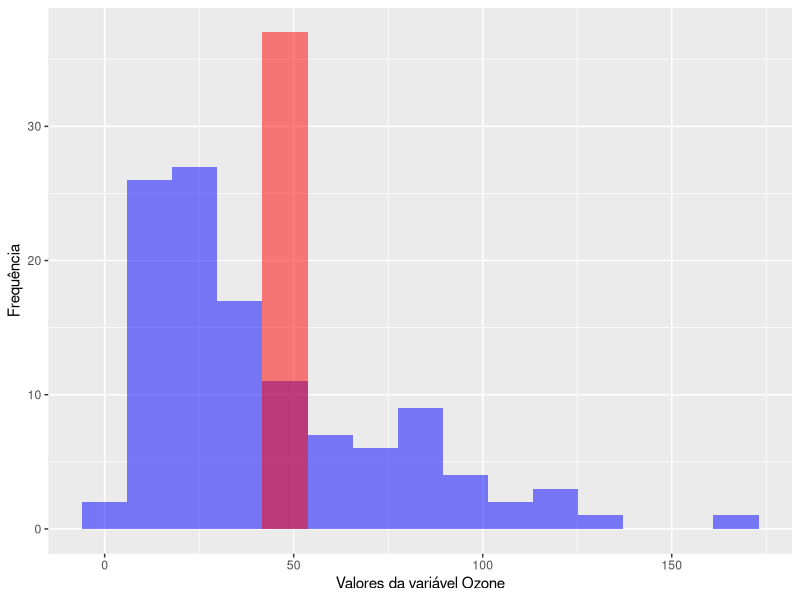
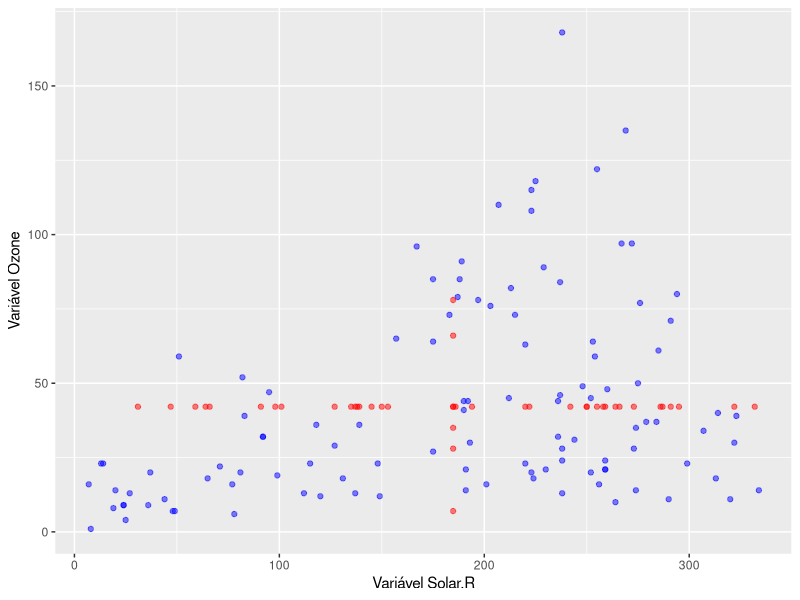
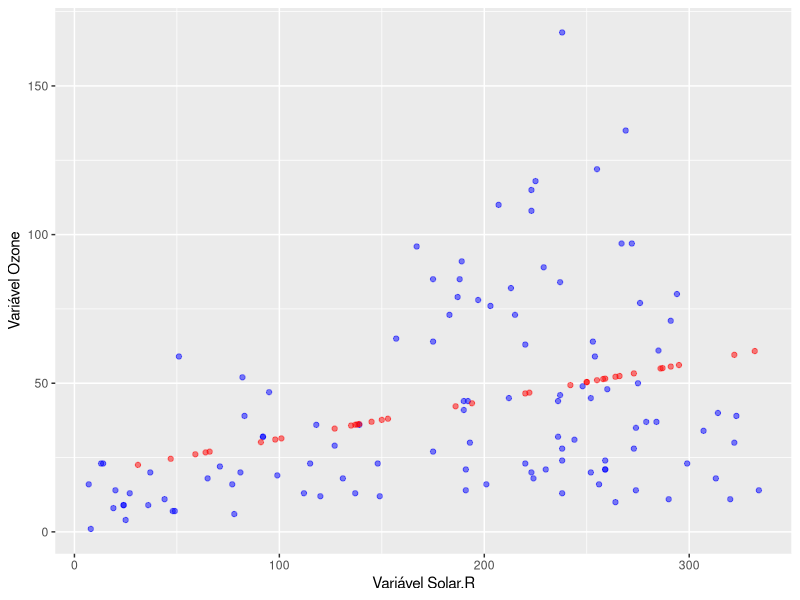

Reproduce these figures in R, in order.
## ---- chunk 1
a <- cor(airquality, use = "pair") 
print(a, digits = 3)
a <-cov(airquality, use = "pair")
print(a,digits = 3)
## ---- chunk 2

library(ggplot2)

dados_observados <- data.frame(observado = na.omit(airquality$Ozone))

num_missing <- sum(is.na(airquality$Ozone))

dados_imputados  <- data.frame(imputado = rep(mean(airquality$Ozone,na.rm=T),
                                              num_missing))

ggplot()+
  geom_histogram(data = dados_observados, aes(x=observado), 
                 bins = 15, fill="blue", alpha = 0.5)+
  geom_histogram(data = dados_imputados, aes(x=imputado),
                 bins = 15, fill = "red", alpha = 0.5)+
  labs(x = "Valores da variável Ozone",
       y = "Frequência")


## ---- chunk 3

library(ggplot2)

dados <- na.omit(airquality[,c("Ozone", "Solar.R")])

dados_observados <- data.frame(dados)

dados_ausentes   <- airquality [is.na(airquality$Ozone) | 
                                is.na(airquality$Solar.R),
                                c("Ozone", "Solar.R") ]

Ozone_imputado <- ifelse (is.na(dados_ausentes$Ozone),
                          mean(dados_observados$Ozone),  
                          dados_ausentes$Ozone)

Solar.R_imputado <- ifelse (is.na(dados_ausentes$Solar.R),
                            mean(dados_observados$Solar.R),  
                            dados_ausentes$Solar.R)

dados_imputados  <- data.frame(Ozone = Ozone_imputado,
                               Solar.R = Solar.R_imputado)

ggplot()+
  geom_point(data = dados_observados, aes(y=Ozone, x=Solar.R), 
             color="blue", alpha = 0.5)+
  geom_point(data = dados_imputados, aes(y=Ozone, x = Solar.R),
             color = "red", alpha = 0.5)+
  labs(y = "Variável Ozone",
       x = "Variável Solar.R")


## ---- chunk 4
fit      <- lm (Ozone ~ Solar.R, data = airquality)
summary(fit)
pred  <- predict (fit, newdata = airquality[is.na(airquality$Ozone), ])
pred  <- data.frame (Ozone_imputado=pred, airquality[is.na(airquality$Ozone), ] )
pred  <- pred[!is.na(Ozone_imputado), ]
## ---- chunk 5
dados <- na.omit(airquality[,c("Ozone", "Solar.R")])
dados_observados <- data.frame(dados)
Ozone_imputado <- pred

ggplot()+
  geom_point(data = dados_observados, aes(y=Ozone, x=Solar.R), 
             color="blue", alpha = 0.5)+
  geom_point(data = Ozone_imputado, 
             aes(y=Ozone_imputado  , x = Solar.R),
             color = "red", alpha = 0.5)+
  labs(y = "Variável Ozone",
       x = "Variável Solar.R")
